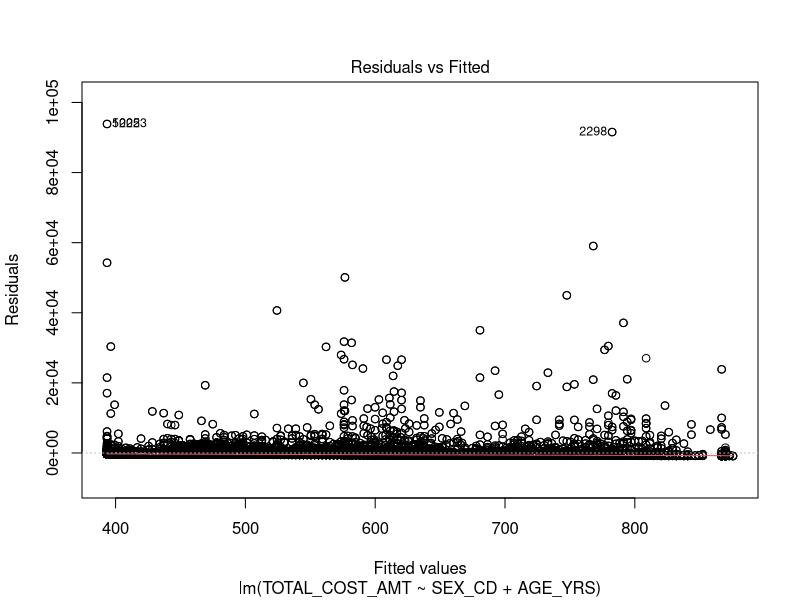
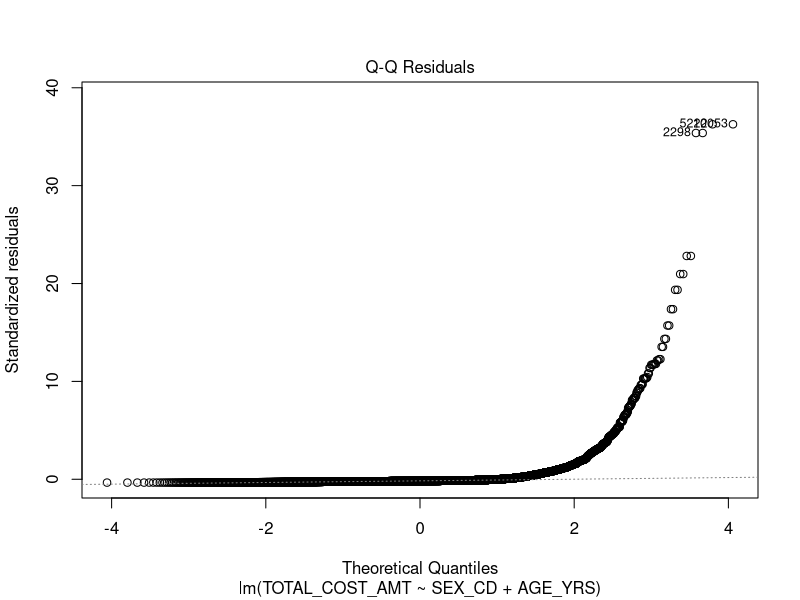
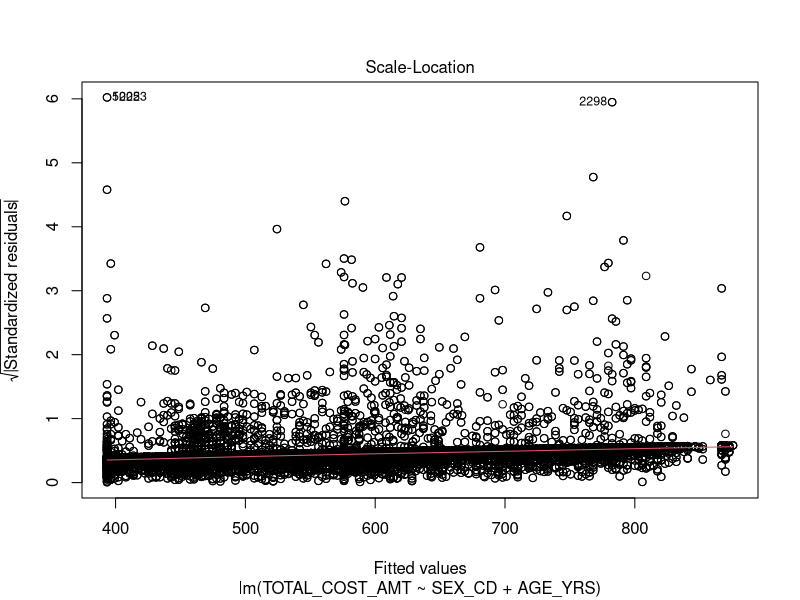
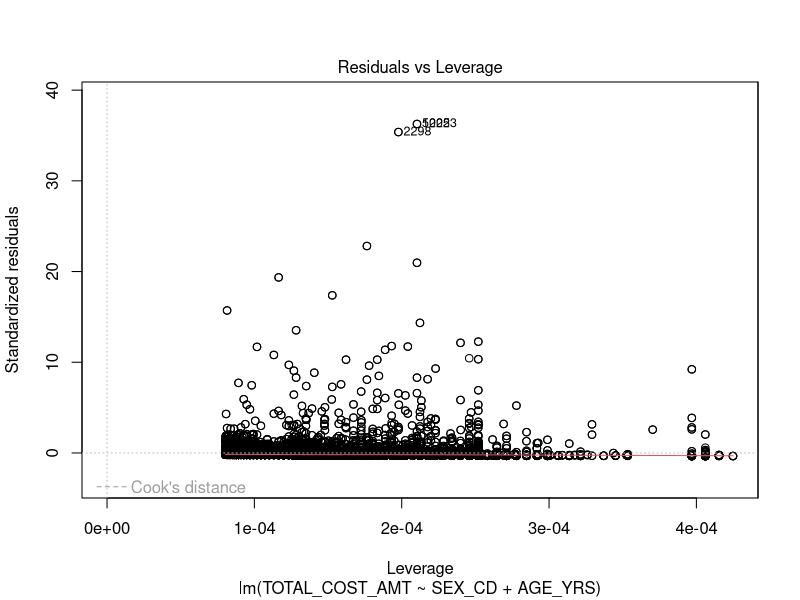

These charts were generated, in order, by the following R code: (Note: this script raises an error after producing the figures.)
## Load Libraries


## Set Working Directory
setwd('~')


## Read in the csv data from the casemix summary pull in the last section
dat=read.csv("Casemix_Smry.csv",header=TRUE)


## Conduct a t-test between the means of each gender
# hint: use the t.test function
t.test(dat$TOTAL_COST_AMT~dat$SEX_CD)


## Now fit a linear model of TOTAL_COST_AMT regressed on both SEX_CD and AGE_YRS
fit1 <- lm(TOTAL_COST_AMT ~ SEX_CD + AGE_YRS, data = dat)

## Check your model assumptions
plot(fit1)
summary(fit1)

## Are there any adjustments you need to make due to model assumption violations?
fit2 <- lm(log(TOTAL_COST_AMT) ~ SEX_CD + AGE_YRS, data = dat)
fit3 <- lm(log(TOTAL_COST_AMT) ~ SEX_CD + AGE_YRS, data = dat[dat$TOTAL_COST_AMT>0,])
plot(fit3)
summary(fit3)

# NOTE: Throwing out those that have zero cost is probably not the best answer since they are
#       valid data and depending on the project perhaps the most relevant data.